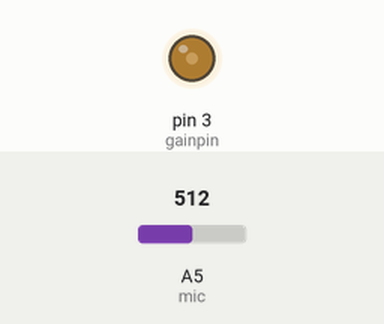
This sketch was run on a simulated Arduino Uno, built with avr-gcc and run on an emulated ATmega328P. On the bench: output pins drawn as LEDs (lit = HIGH). The inputs (shaded band) are chosen by the test bench; at power-on: A5 (mic) = 512. What the sketch prints to the serial monitor is not drawn.

Above: at 0.1 s.
Timing chart, 0 to 1.6 s (numbered marks = the images above):
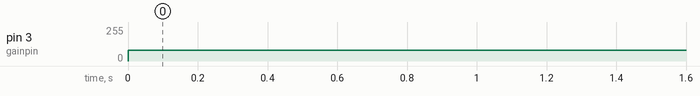

Measured:
- by itself, pin 3 (gainpin): 0/255 → 80/255 at 0.00 s

The sketch:

readmicvga.ino
```cpp
//timer interrupts
//by Amanda Ghassaei
//June 2012
//http://www.instructables.com/id/Arduino-Timer-Interrupts/

/*
 * This program is free software; you can redistribute it and/or modify
 * it under the terms of the GNU General Public License as published by
 * the Free Software Foundation; either version 3 of the License, or
 * (at your option) any later version.
 *
*/

//timer setup for timer2.
//For arduino uno or any board with ATMEL 328/168.. diecimila, duemilanove, lilypad, nano, mini...

//this code will enable an arduino timer interrupt.
//timer2 will interrupt at 8kHz

//constants
#define mic A5
#define gainpin 3
#define FS 32000 //read sample rate
#define readsec 0.1 //no. of seconds of input values

//variables
int temp;
/*
0 = off
64 = 1.25V
128 = 2.5V
keep it between 0.7 and 2.2V
therefore
*/
int gain = 80; //between 64 and 128, 0 turns off
float tau = 1/FS;


void setup(){
  pinMode(gainpin, OUTPUT);
  pinMode(mic, INPUT); //microphone
  Serial.begin(115200);

}//end setup

void loop(){
  //temp=analogRead(mic);
  analogWrite(gainpin,gain);
  Serial.println(analogRead(mic));
  //delay(tau);
}
```
